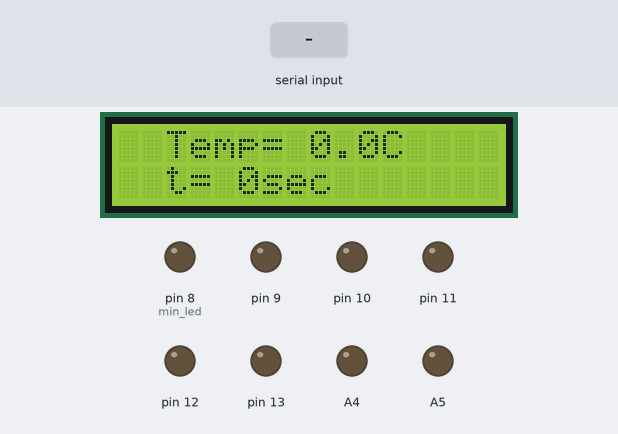
Bench run of a sketch on a simulated Arduino Uno, built with avr-gcc and run on an emulated ATmega328P. Shown: 16×2 character LCD, output pins drawn as LEDs (lit = HIGH). The inputs (shaded band) are chosen by the test bench.

Above: at 0.1 s.
At 1.2 s:
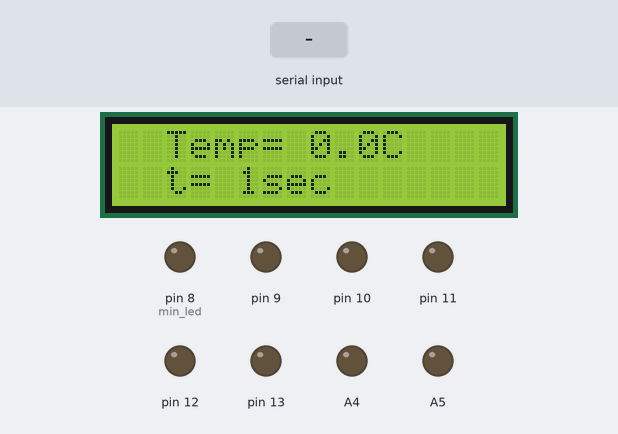
1.3 s: "90,45\n" received over Serial
At 3.2 s:
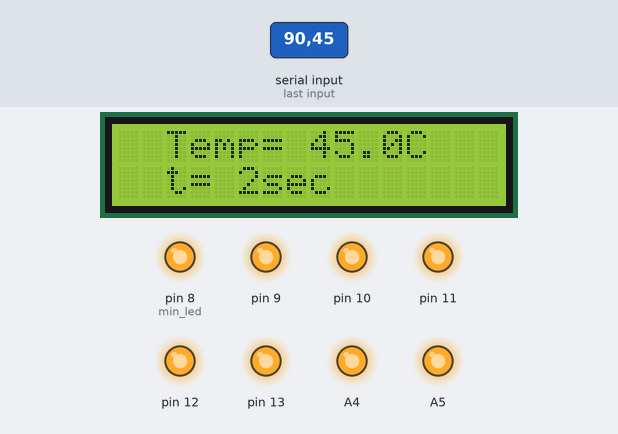
Timing chart, 0 to 5.0 s (numbered marks = the images above; inputs shaded):
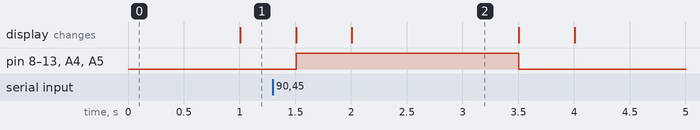

The sketch:

love-o-meter.ino
```cpp
#include <LiquidCrystal.h>

// Setup the LiquidCrystal library with the pin numbers we have
// physically connected the module to.
LiquidCrystal lcd(2, 3, 4, 5, 6, 7);

// The analog pin the TMP36's Vout (sense) pin is connected to.
// The resolution is 10 mV / degree centigrade with a
// 500 mV offset to allow for negative temperatures.
const int temperature_pin = A0;

const float baseline_temp = 19.0; // room temperature in Celcius
const float temp_resolution = 1.0;      // temperature resolution

const int period = 500;     // total cycle length in ms
const int n_samples = 100;  // # samples to be averaged

const int min_led = 8;      // pin holding the coldest led
const int max_led = 13;     // pin holding the hottest led


void setup() {
    lcd.begin(16, 2);   // Setup # LCD columns and rows
    Serial.begin(9600); // specify serial port baud rate

    // set the LED pins as outputs
    for(int pin = min_led; pin <= max_led; pin++){
        pinMode(pin ,OUTPUT);
        digitalWrite(pin, LOW);
    }
    for(int pin = A4; pin <= A5; pin++){
        pinMode(pin ,OUTPUT);
        digitalWrite(pin, LOW);
    }

    while (Serial.available() > 0);
}

void loop() {
    /*
    // make several measurements to reduce the noise
    float temperature = 0.0;
    for (int i = 0; i < n_samples; ++i) {
        int adc_reading = analogRead(temperature_pin);
        float voltage = adc_reading * 5.0 / 1024.0;
        temperature += (voltage - 0.5) * 100 ;
        delay(0.5);
    }
    temperature *= 1.0 / n_samples;
    */

    float temperature = 0.0;
    // read temperature from serial port
    if (Serial.available() > 0)
        temperature = Serial.parseFloat();

    // write the temperature to

    // ...serial port
    //Serial.println(temperature);

    // ...LCD
    lcd.clear();
    lcd.setCursor(0, 0);
    lcd.print("  Temp= ");
    lcd.print(temperature, 1);
    lcd.print("C");

    lcd.setCursor(0, 1);
    lcd.print("  t= ");
    lcd.print(millis() / 1000, 10);
    lcd.print("sec");

    // ...and LED strip

    for (int i = 1; i <= 2; ++i) {
        if (temperature >= baseline_temp + i * temp_resolution)
            digitalWrite(A4 + (i-1), HIGH);
        else
            digitalWrite(A4 + (i-1), LOW);
    }
    for (int i = 3; i <= 8; ++i) {
        if (temperature >= baseline_temp + i * temp_resolution)
            digitalWrite(min_led + (i-3), HIGH);
        else
            digitalWrite(min_led + (i-3), LOW);
    }

    // wait before the next loop
    delay(period - (millis() % period));
}
```

Measured:
- after the input at 1.3 s, pin 8 (min_led), pin 9–13, A4, A5: LOW → HIGH after 0.21 s, → LOW 2.0 s later
- what the display in image 2 shows lasts 1.5 s, from 2.0 s to 3.5 s
